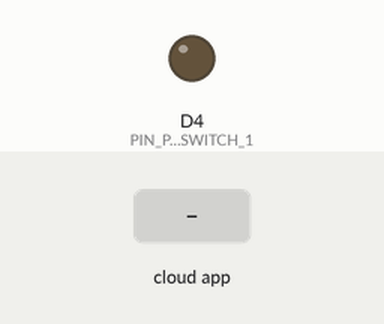
The sketch below on a simulated ESP8266 (NodeMCU). Shown: output pins drawn as LEDs (lit = HIGH). The test bench sets the inputs (shaded band). The RemoteXY app is connected.

Above: at 1.2 s.
1.3 s: the phone or cloud app sets pushSwitch_1 to 1
At 2.5 s:
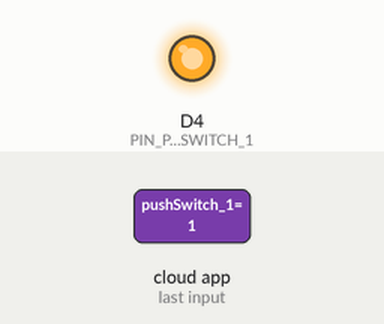
2.8 s: the phone or cloud app sets pushSwitch_1 to 0
At 3.9 s:
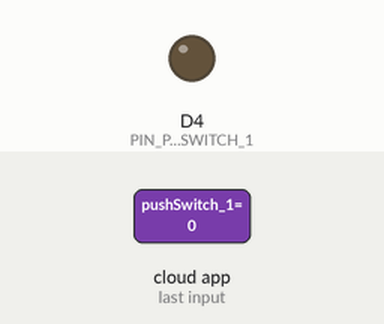
Timing chart, 0 to 5.8 s (numbered marks = the images above; inputs shaded):
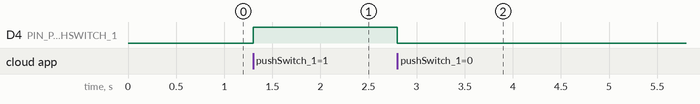

The sketch:

ESP8266.ino
```cpp
// (licence header left out)
//////////////////////////////////////////////
//        RemoteXY include library          //
//////////////////////////////////////////////

// RemoteXY select connection mode and include library
#define REMOTEXY_MODE__ESP8266WIFI_LIB_POINT
#include <ESP8266WiFi.h>

#include <RemoteXY.h>

// RemoteXY connection settings
#define REMOTEXY_WIFI_SSID "12345"
#define REMOTEXY_WIFI_PASSWORD ""
#define REMOTEXY_SERVER_PORT 6377


// RemoteXY configurate
#pragma pack(push, 1)
uint8_t RemoteXY_CONF[] =   // 27 bytes
  { 255,1,0,0,0,20,0,16,13,1,10,48,23,36,15,15,4,26,31,79,
  78,0,31,79,70,70,0 };

// this structure defines all the variables and events of your control interface
struct {

    // input variables
  uint8_t pushSwitch_1; // =1 if state is ON, else =0

    // other variable
  uint8_t connect_flag;  // =1 if wire connected, else =0

} RemoteXY;
#pragma pack(pop)

/////////////////////////////////////////////
//           END RemoteXY include          //
/////////////////////////////////////////////

#define PIN_PUSHSWITCH_1 D4


void setup()
{
  RemoteXY_Init ();

  pinMode (PIN_PUSHSWITCH_1, OUTPUT);

  // TODO you setup code

}

void loop()
{
  RemoteXY_Handler ();

  digitalWrite(PIN_PUSHSWITCH_1, (RemoteXY.pushSwitch_1==0)?LOW:HIGH);

  // TODO you loop code
  // use the RemoteXY structure for data transfer
  // do not call delay()


}
```

Measured:
- after the input at 1.3 s, D4 (PIN_PUSHSWITCH_1): LOW → HIGH at once
- after the input at 2.8 s, D4 (PIN_PUSHSWITCH_1): HIGH → LOW at once
